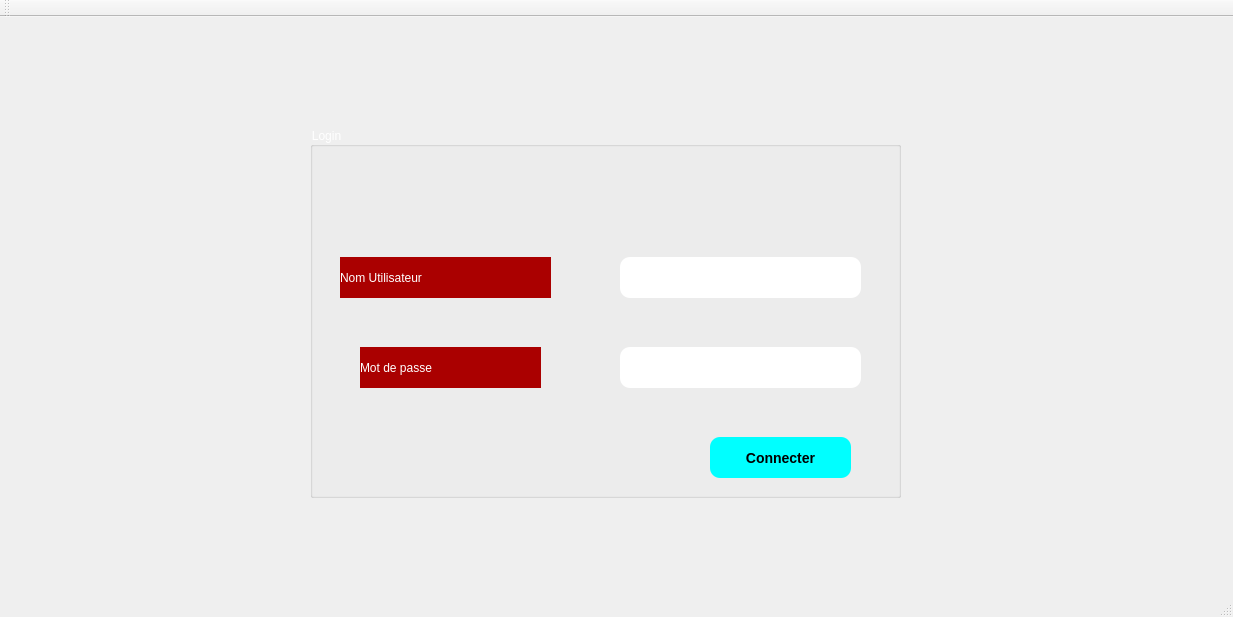
<?xml version="1.0" encoding="UTF-8"?>
<ui version="4.0">
 <class>MainWindow</class>
 <widget class="QMainWindow" name="MainWindow">
  <property name="geometry">
   <rect>
    <x>0</x>
    <y>0</y>
    <width>1233</width>
    <height>617</height>
   </rect>
  </property>
  <property name="windowTitle">
   <string>MainWindow</string>
  </property>
  <widget class="QWidget" name="centralWidget">
   <widget class="QGroupBox" name="groupBox_7">
    <property name="geometry">
     <rect>
      <x>310</x>
      <y>110</y>
      <width>591</width>
      <height>371</height>
     </rect>
    </property>
    <property name="styleSheet">
     <string notr="true">font: 75 18pt &quot;MS Shell Dlg 2&quot;;
color: rgb(255, 255, 255);</string>
    </property>
    <property name="title">
     <string>Login</string>
    </property>
    <widget class="QLabel" name="label_utilisateur">
     <property name="geometry">
      <rect>
       <x>30</x>
       <y>130</y>
       <width>211</width>
       <height>41</height>
      </rect>
     </property>
     <property name="styleSheet">
      <string notr="true">background-color: rgb(170, 0, 0);
color: rgb(255, 255, 255);</string>
     </property>
     <property name="text">
      <string>Nom Utilisateur</string>
     </property>
    </widget>
    <widget class="QLabel" name="label_mdp">
     <property name="geometry">
      <rect>
       <x>50</x>
       <y>220</y>
       <width>181</width>
       <height>41</height>
      </rect>
     </property>
     <property name="styleSheet">
      <string notr="true">color: rgb(255, 255, 255);
background-color: rgb(170, 0, 0);</string>
     </property>
     <property name="text">
      <string>Mot de passe</string>
     </property>
    </widget>
    <widget class="QLineEdit" name="mdp">
     <property name="geometry">
      <rect>
       <x>310</x>
       <y>220</y>
       <width>241</width>
       <height>41</height>
      </rect>
     </property>
     <property name="styleSheet">
      <string notr="true">color: rgb(170, 0, 0);
color: black;
                                         background-color: white;
                                         border-radius: 10px;
                                         font: bold 14px;</string>
     </property>
     <property name="echoMode">
      <enum>QLineEdit::Password</enum>
     </property>
    </widget>
    <widget class="QLineEdit" name="login_2">
     <property name="geometry">
      <rect>
       <x>310</x>
       <y>130</y>
       <width>241</width>
       <height>41</height>
      </rect>
     </property>
     <property name="styleSheet">
      <string notr="true">color: rgb(170, 0, 0);
color: black;
                                         background-color: white;
                                         border-radius: 10px;
                                         font: bold 14px;</string>
     </property>
     <property name="text">
      <string/>
     </property>
    </widget>
    <widget class="QPushButton" name="connecter">
     <property name="geometry">
      <rect>
       <x>400</x>
       <y>310</y>
       <width>141</width>
       <height>41</height>
      </rect>
     </property>
     <property name="styleSheet">
      <string notr="true">color: black;
                                         
background-color: rgb(0, 255, 255);
                                         border-radius: 10px;
                                         font: bold 14px;</string>
     </property>
     <property name="text">
      <string>Connecter</string>
     </property>
    </widget>
   </widget>
   <widget class="QLabel" name="background">
    <property name="geometry">
     <rect>
      <x>0</x>
      <y>-80</y>
      <width>1251</width>
      <height>731</height>
     </rect>
    </property>
    <property name="styleSheet">
     <string notr="true">&lt; src C:\Users\User\Downloads\e-sport.jpg \ &gt;</string>
    </property>
    <property name="text">
     <string/>
    </property>
    <property name="pixmap">
     <pixmap>../../Downloads/e-sport.jpg</pixmap>
    </property>
    <property name="buddy">
     <cstring></cstring>
    </property>
   </widget>
   <zorder>background</zorder>
   <zorder>groupBox_7</zorder>
  </widget>
  <widget class="QMenuBar" name="menuBar">
   <property name="geometry">
    <rect>
     <x>0</x>
     <y>0</y>
     <width>1233</width>
     <height>26</height>
    </rect>
   </property>
  </widget>
  <widget class="QToolBar" name="mainToolBar">
   <attribute name="toolBarArea">
    <enum>TopToolBarArea</enum>
   </attribute>
   <attribute name="toolBarBreak">
    <bool>false</bool>
   </attribute>
  </widget>
  <widget class="QStatusBar" name="statusBar"/>
 </widget>
 <layoutdefault spacing="6" margin="11"/>
 <resources/>
 <connections/>
</ui>
